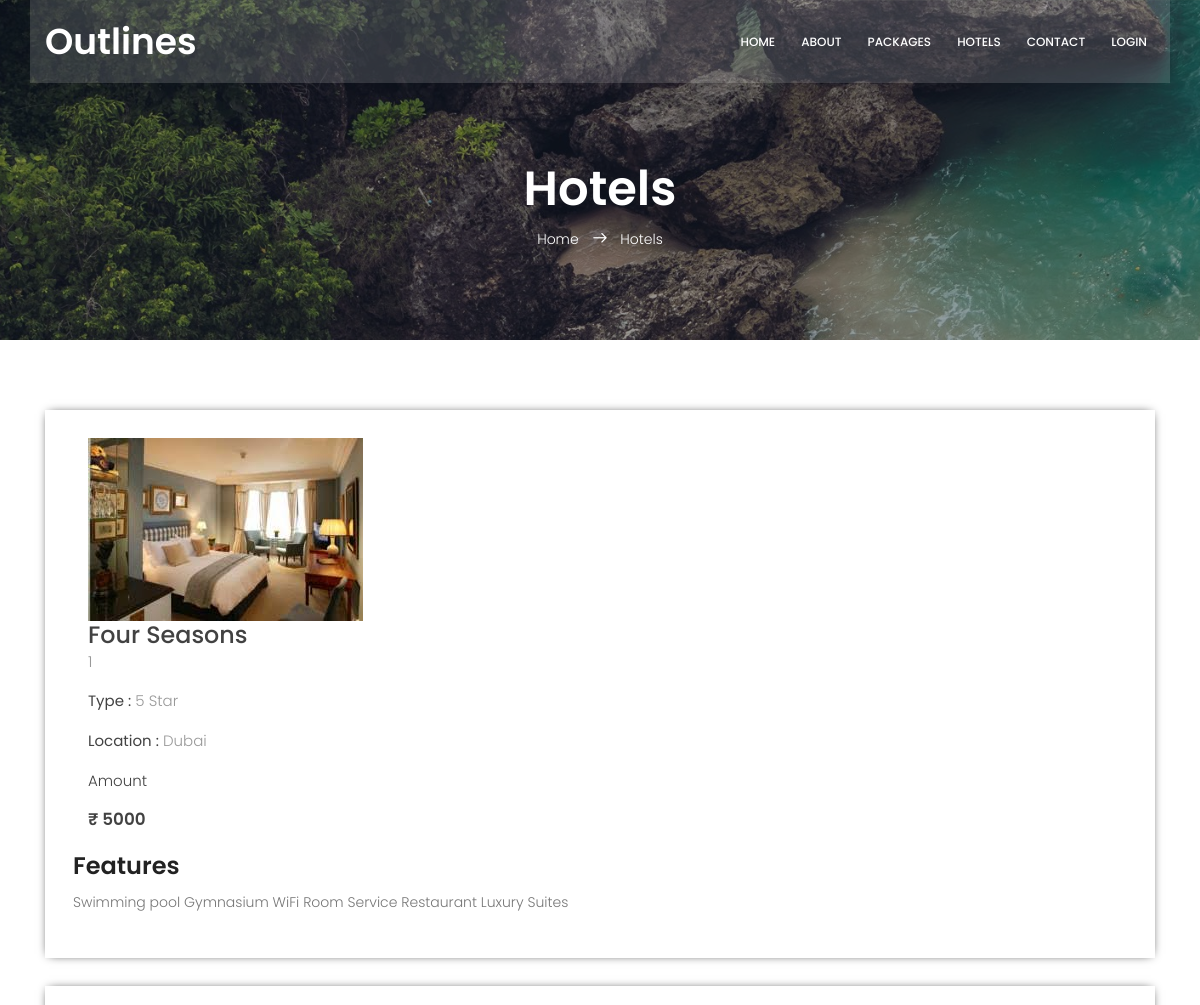
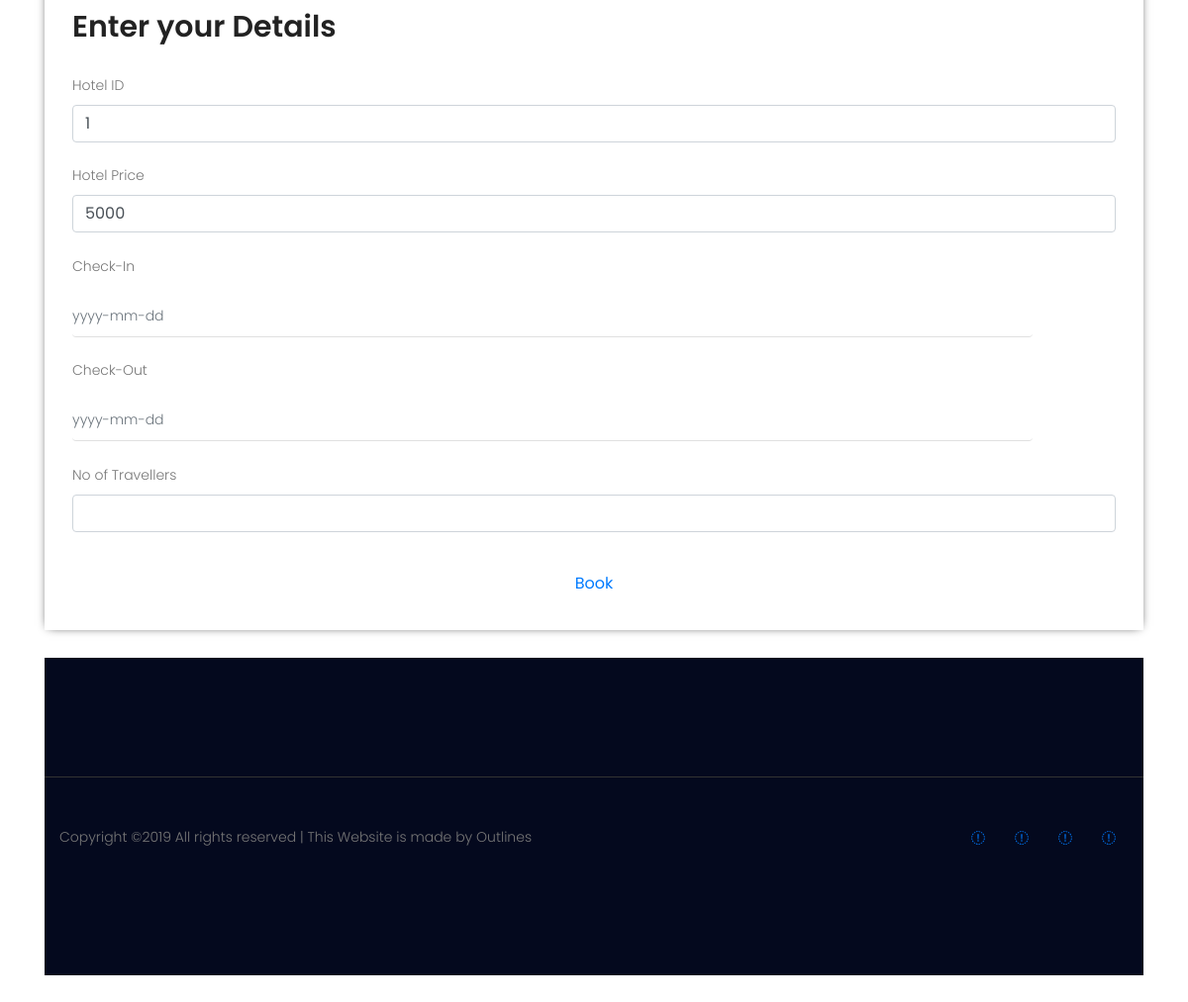
Page /hotel-details.php?hotel_id=1 on the committed database (2 pictures, top to bottom).
### tables this page shows
CREATE TABLE `hotelpackages` (
  `hotel_id` int(11) NOT NULL,
  `name` varchar(500) NOT NULL,
  `type` varchar(500) NOT NULL,
  `location` varchar(500) NOT NULL,
  `price` int(11) NOT NULL,
  `features` varchar(5000) NOT NULL,
  `image` varchar(500) NOT NULL
);

### hotel-details.php (the view, shortened to what this page needs)
<!DOCTYPE HTML>
<html>
<head>
        <link rel="stylesheet" href="css/jquery-ui.css" />
			<link rel="stylesheet" href="css/linearicons.css">
			<link rel="stylesheet" href="css/font-awesome.min.css">
			<link rel="stylesheet" href="css/bootstrap.css">
			<link rel="stylesheet" href="css/magnific-popup.css">
			<link rel="stylesheet" href="css/jquery-ui.css">
			<link rel="stylesheet" href="css/nice-select.css">
			<link rel="stylesheet" href="css/animate.min.css">
			<link rel="stylesheet" href="css/owl.carousel.css">
			<link rel="stylesheet" href="css/main.css">
			<link rel="stylesheet" href="css/packages.css">
        <link rel="stylesheet" type="text/css" href="css/bootstrap.css">
  </head>
 <body id="home" class="scrollspy">
<?php
include('header.php');
?>
			<section class="about-banner relative">
				<div class="overlay overlay-bg"></div>
				<div class="container">
					<div class="row d-flex align-items-center justify-content-center">
						<div class="about-content col-lg-12">
							<h1 class="text-white">
								Hotels
							</h1>
							<p class="text-white link-nav"><a href="index.php">Home </a>  <span class="lnr lnr-arrow-right"></span>  <a href="hotels.php"> Hotels</a></p>
						</div>
					</div>
				</div>
			</section>
<div class="selectroom">
	<div class="container">
<?php
$hid=intval($_GET['hotel_id']);
$sql = "SELECT * from hotelpackages where hotel_id=$hid";
$result = $conn->query($sql);
while($row=$result->fetch_assoc())
{	?>
		<div class="selectroom_top">
			<div class="col-md-4 selectroom_left" data-wow-delay=".5s">
				<img src="img/<?php echo htmlentities($row['image']);?>" class="img-responsive" alt="">
			</div>
			<div class="col-md-8 selectroom_right" data-wow-delay=".5s">
				<h2><?php echo htmlentities($row['name']);?></h2>
				<p class="dow"><?php echo htmlentities($row['hotel_id']); $hotel_id=$row['hotel_id'];?></p>
				<p><b>Type :</b> <?php echo htmlentities($row['type']);?></p>
				<p><b>Location :</b> <?php echo htmlentities($row['location']);?></p>
				<div>
					<p style="color: #424242;">Amount</p>
					<h4>&#x20b9; <?php echo htmlentities($row['price']); $price=$row['price']; ?></h4>
				</div>
				<br>
			</div>
		<h3>Features</h3>
				<p style="padding-top: 1%"><?php echo htmlentities($row['features']);?> </p>
		</div>
<?php } ?>
		<div class="selectroom_top" id="tour_details_form">
			<h2>Enter your Details</h2>
			<div class="selectroom-info" style="visibility: visible; margin-top: 30px">
			<form name="book" class="form-wrap" method="post" action="hotelpayment-details.php">
			<div class="bnr-right">
				<label class="inputLabel">Hotel ID</label>
				<input id="hotel_id" class="form-control" type="number" name="hotel_id" value="<?php echo $hotel_id; ?>" required="">
			</div><br>
			<div class="bnr-right">
				<label class="inputLabel">Hotel Price</label>
				<input id="price" class="form-control" type="number" name="price" value="<?php echo $price; ?>" required="">
			</div><br>
					<div class="ban-bottom">
				<div class="bnr-right">
				<label class="inputLabel">Check-In</label>
				<input class="date form-control" id="datepicker" type="text" placeholder="yyyy-mm-dd"  name="fromDate" required="">
			</div><br>
			<div class="bnr-right">
				<label class="inputLabel">Check-Out</label>
				<input class="date form-control" id="datepicker1" type="text" placeholder="yyyy-mm-dd" name="toDate" required="">
			</div><br>
			<div class="bnr-right">
				<label class="inputLabel">No of Travellers</label>
				<input id="NoOfTravellers" class="form-control"s type="number" name="NoOfTravellers" required="">
			</div><br>
					<?php if(isset($_SESSION['login']))
					{?>
							<div class="spe" align="center">
								<a href="payment-details.php">
								<button type="submit" name="submit2" class="btn grey darken-3">Book</button></a>
						</div>
						<?php } else { ?>
							<div class="sigi" align="center" style="margin-top: 1%">
							<a href="login.php" class="btn grey darken-3" > Book</a></div>
							<?php } ?>
		</form>
			</div>
		</div>
</div>
			<footer class="footer-area section-gap">
				<div class="container">
					<div class="row footer-bottom d-flex justify-content-between align-items-center">
						<p class="col-lg-8 col-sm-12 footer-text m-0">
Copyright &copy;<script>document.write(new Date().getFullYear());</script> All rights reserved | This Website is made by Outlines</p>
						<div class="col-lg-4 col-sm-12 footer-social">
							<a href="#"><i class="fa fa-facebook"></i></a>
							<a href="#"><i class="fa fa-twitter"></i></a>
							<a href="#"><i class="fa fa-dribbble"></i></a>
							<a href="#"><i class="fa fa-behance"></i></a>
						</div>
					</div>
				</div>
			</footer>
</body>
</html>

### css/main.css (style rules this page uses)
body { color: #777777; font-family: "Poppins", sans-serif; font-size: 14px; font-weight: 300; line-height: 1.625em; position: relative; }
a { -webkit-transition: all 0.3s ease 0s; -moz-transition: all 0.3s ease 0s; -o-transition: all 0.3s ease 0s; transition: all 0.3s ease 0s; }
a, a:focus, a:hover { text-decoration: none; outline: 0; }
h1, h2, h3, h4, h5, h6 { font-family: "Poppins", sans-serif; color: #222222; line-height: 1.2em !important; margin-bottom: 0; margin-top: 0; font-weight: 600; }
h1, .h1 { font-size: 36px; }
h2, .h2 { font-size: 30px; }
h3, .h3 { font-size: 24px; }
h4, .h4 { font-size: 18px; }
.text-white { color: #fff; }
.relative { position: relative; }
.overlay { position: absolute; left: 0; right: 0; top: 0; bottom: 0; }
b, sup, sub, u, del { color: #f8b600; }
h1 { font-size: 36px; }
h2 { font-size: 30px; }
h3 { font-size: 24px; }
h4 { font-size: 18px; }
h1, h2, h3, h4, h5, h6 { line-height: 1.5em; }
.section-gap { padding: 120px 0; }
.link-nav { margin-top: 10px; margin-bottom: 0px; }
.about-banner { background: url(../img/top-banner.jpg) center; background-size: cover; }
.about-banner .overlay-bg { background: rgba(4, 9, 30, 0.4); }
.about-content { margin-top: 70px; padding: 90px 0px; text-align: center; }
.about-content h1 { font-size: 48px; font-weight: 600; }
.about-content a { color: #fff; font-weight: 300; font-size: 14px; }
.about-content .lnr { margin: 0px 10px; font-weight: 600; }
.footer-area { background: #04091e; padding-top: 100px; }
.footer-social { text-align: right; }
.footer-social a { width: 20px; width: 40px; display: inline-table; height: 40px; text-align: center; padding-top: 10px; -webkit-transition: all 0.3s ease 0s; -moz-transition: all 0.3s ease 0s; -o-transition: all 0.3s ease 0s; transition: all 0.3s ease 0s; }
.footer-bottom { padding-top: 40px; margin-top: 20px; border-top: 1px solid #333; }

### css/packages.css (style rules this page uses)
.selectroom { padding: 5em 0 3em; }
.selectroom_top { padding: 2em; box-shadow: 0px 0px 10px -4px #000; margin-bottom: 2em; }
.selectroom_right h2 { font-size: 1.7em; color: #424242; font-weight: 500; margin: 0; }
.selectroom_right b { color: #424242; }
p.dow { font-size: 15px; color: #999; font-weight: 300; line-height: 1.8em; margin-bottom:1em; }
.selectroom_right p { font-size: 15px; line-height: 1.6em; font-weight: 300; color: #999; }
.selectroom_right h4 { font-size: 1.2em; color: #424242; line-height: 1.8em; font-weight:600; }
.selectroom input[type="text"] { width: 92%; color: #9E9E9E; outline: none; font-size: 14px; padding: 10px 0px; border: none; border-bottom:1px solid rgba(0,0,0,.12); -webkit-appearance: none; margin-top: 10px; }

### rows in the picture
hotelpackages: image (picture), name "Four Seasons", hotel_id "1", type "5 Star", location "Dubai", price "5000", features "Swimming pool Gymnasium WiFi Room Service Restaurant Luxury Suites"
